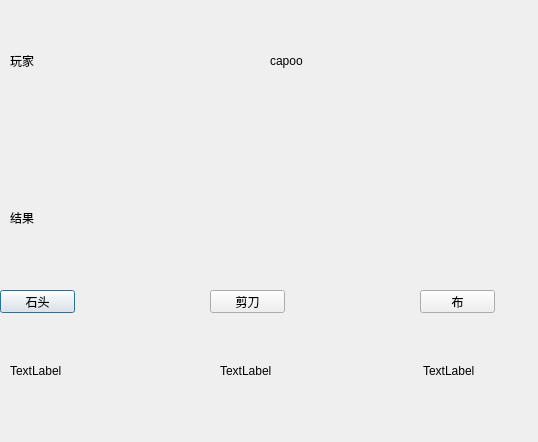
<?xml version="1.0" encoding="UTF-8"?>
<ui version="4.0">
 <class>game</class>
 <widget class="QDialog" name="game">
  <property name="geometry">
   <rect>
    <x>0</x>
    <y>0</y>
    <width>538</width>
    <height>442</height>
   </rect>
  </property>
  <property name="windowTitle">
   <string>Dialog</string>
  </property>
  <widget class="QLabel" name="label">
   <property name="geometry">
    <rect>
     <x>10</x>
     <y>50</y>
     <width>91</width>
     <height>21</height>
    </rect>
   </property>
   <property name="text">
    <string>玩家</string>
   </property>
  </widget>
  <widget class="QLabel" name="label_2">
   <property name="geometry">
    <rect>
     <x>270</x>
     <y>20</y>
     <width>91</width>
     <height>81</height>
    </rect>
   </property>
   <property name="text">
    <string>capoo</string>
   </property>
  </widget>
  <widget class="QLabel" name="label_3">
   <property name="geometry">
    <rect>
     <x>10</x>
     <y>210</y>
     <width>71</width>
     <height>16</height>
    </rect>
   </property>
   <property name="text">
    <string>结果</string>
   </property>
  </widget>
  <widget class="QLabel" name="label_4">
   <property name="geometry">
    <rect>
     <x>140</x>
     <y>210</y>
     <width>91</width>
     <height>16</height>
    </rect>
   </property>
   <property name="text">
    <string/>
   </property>
  </widget>
  <widget class="QPushButton" name="pushButton">
   <property name="geometry">
    <rect>
     <x>0</x>
     <y>290</y>
     <width>75</width>
     <height>23</height>
    </rect>
   </property>
   <property name="text">
    <string>石头</string>
   </property>
  </widget>
  <widget class="QPushButton" name="pushButton_2">
   <property name="geometry">
    <rect>
     <x>210</x>
     <y>290</y>
     <width>75</width>
     <height>23</height>
    </rect>
   </property>
   <property name="text">
    <string>剪刀</string>
   </property>
  </widget>
  <widget class="QPushButton" name="pushButton_3">
   <property name="geometry">
    <rect>
     <x>420</x>
     <y>290</y>
     <width>75</width>
     <height>23</height>
    </rect>
   </property>
   <property name="text">
    <string>布</string>
   </property>
  </widget>
  <widget class="QLabel" name="label_5">
   <property name="geometry">
    <rect>
     <x>10</x>
     <y>340</y>
     <width>61</width>
     <height>61</height>
    </rect>
   </property>
   <property name="text">
    <string>TextLabel</string>
   </property>
  </widget>
  <widget class="QLabel" name="label_6">
   <property name="geometry">
    <rect>
     <x>220</x>
     <y>340</y>
     <width>61</width>
     <height>61</height>
    </rect>
   </property>
   <property name="text">
    <string>TextLabel</string>
   </property>
  </widget>
  <widget class="QLabel" name="label_7">
   <property name="geometry">
    <rect>
     <x>423</x>
     <y>340</y>
     <width>61</width>
     <height>61</height>
    </rect>
   </property>
   <property name="text">
    <string>TextLabel</string>
   </property>
  </widget>
  <widget class="QLabel" name="showImage">
   <property name="geometry">
    <rect>
     <x>10</x>
     <y>120</y>
     <width>54</width>
     <height>51</height>
    </rect>
   </property>
   <property name="text">
    <string/>
   </property>
  </widget>
  <widget class="QLabel" name="showImage2">
   <property name="geometry">
    <rect>
     <x>270</x>
     <y>120</y>
     <width>61</width>
     <height>51</height>
    </rect>
   </property>
   <property name="text">
    <string/>
   </property>
  </widget>
 </widget>
 <resources/>
 <connections/>
</ui>
